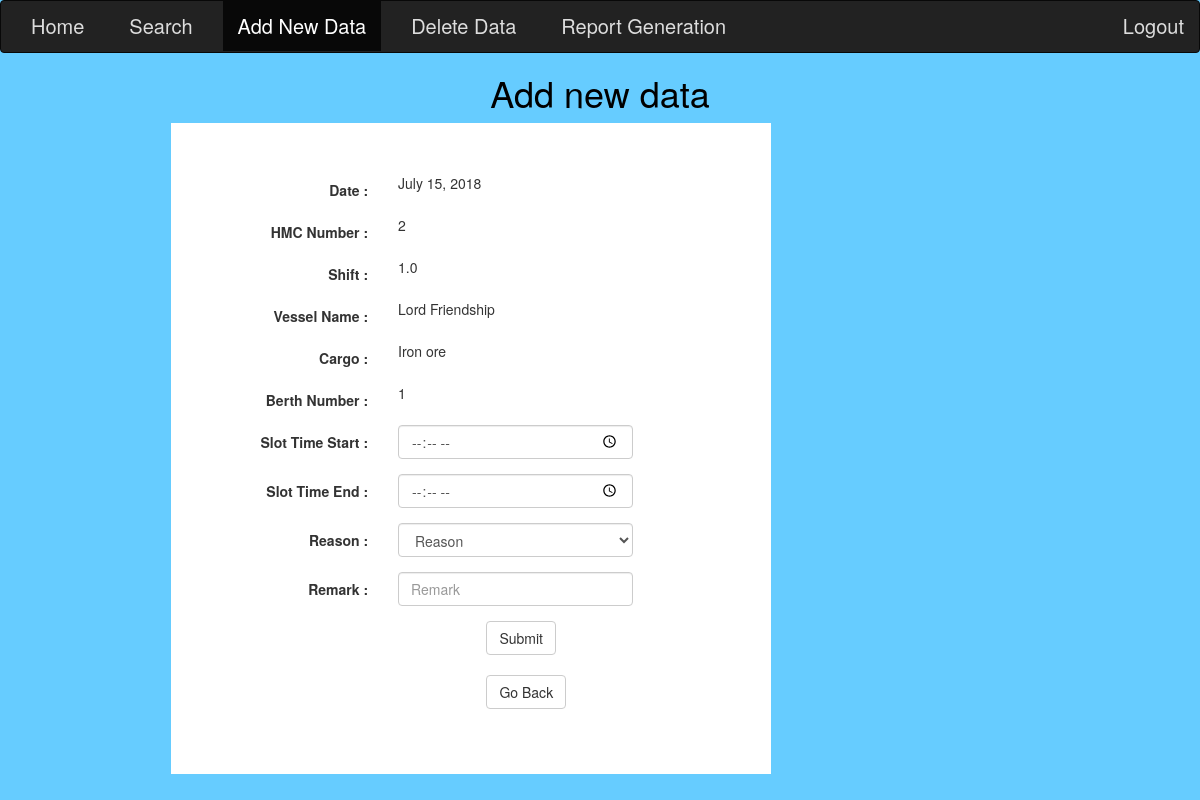
The page /main/add_slot/36/ (signed in) on the database its author committed.
### report/models.py (models this page shows, shortened)
class Shift(models.Model):
    date = models.ForeignKey(Date, on_delete = models.CASCADE)
    hmc_number = models.IntegerField(default = 1)
    shift = models.FloatField(default = 1)
    diesel_start_percentage = models.FloatField(default = 100)
    diesel_end_percentage = models.FloatField(default = 0)
    diesel_start_hours = models.FloatField(default = 0)
    diesel_end_hours = models.FloatField(default = 0)
    total_tonnage_or_boxes = models.FloatField(default = 0)
    cycles = models.FloatField(default = 0)
    user =  models.ForeignKey(User , on_delete= models.CASCADE)
    shift_end_flag = models.IntegerField(default = 0) #if it is 0 then shift hasn't been ended

class Date(models.Model):
    date = models.DateField('Date', null = True)

class Vessel(models.Model):
    slot = models.ForeignKey(Slot, on_delete = models.CASCADE)
    vessel_name = models.CharField(default = 'None', max_length = 100)
    vessel_cargo = models.CharField(default = 'None', max_length = 100)
    berth_number = models.IntegerField(default = 1)

### report/views.py (the view)
# urls.py: path('add_slot/<int:shift_id>/', views.add_slot, name = 'add_slot'),
@login_required(login_url = '/account/login/')
def add_slot(request,shift_id):
    if request.user.has_perm('report.add_date'):
        slot_form = SlotForm(request.POST)
        if Shift.objects.filter(id = shift_id):
            shift_data = Shift.objects.filter(id = shift_id)[0]
            slots = shift_data.slot_set.all()
            slot = slots[0]
            vessel = slot.vessel_set.all()[0]
            vessel_cargo_existing = vessel.vessel_cargo
            vessel_name_existing = vessel.vessel_name
            berth_number_existing = vessel.berth_number
        else:
            return render(request, 'message.html',{'message':"Shif doesn't exist. Please select the shift option which has been started and hasn't been ended"})
        if request.method == 'POST' :
            if  slot_form.is_valid():
                time_slot_start = slot_form.cleaned_data['time_slot_start']
                time_slot_stop = slot_form.cleaned_data['time_slot_stop']
                reason = slot_form.cleaned_data['reason']
                remark = slot_form.cleaned_data['remark']
                if shift_data.shift_end_flag == 0:
                    slot_data = Slot(shift = shift_data, time_slot_start = time_slot_start, time_slot_stop = time_slot_stop,
                    reason = reason, remark = remark)
                    slot_data.save()
                    vessel_data = Vessel(
                                    slot = slot_data,
                                    vessel_name = vessel_name_existing,
                                    vessel_cargo = vessel_cargo_existing,
                                    berth_number = berth_number_existing
                                  )
                    vessel_data.save()
                    return render(request,'message.html',{'message':"Entry Saved!!!"})
                else:
                    return render(request,'message.html',{'message':"Shift has already been ended.You can't add data again now."})
        else:
            slot_form = SlotForm()
        return render(request, 'add_slot.html', { 'slot_form': slot_form, 'shift' : shift_data,
            'vessel_name' : vessel_name_existing, 'vessel_cargo' : vessel_cargo_existing, 'berth_number' : berth_number_existing })
    else:
        return render(request,'message.html',{'message':"You don't have permison to add data."})

### report/forms.py
class SlotForm(forms.Form):
    time_slot_start = forms.TimeField(label = "Time Slot Start", required = True);
    time_slot_stop = forms.TimeField(label = "Time Slot Stop", required = True);
    reason = forms.CharField(label = "Reason", required = True);
    remark = forms.CharField(label = "Remark", required = False);

### Templates/add_slot.html (shortened to what this page needs)
<!DOCTYPE html>
<html>
{% load static %}
<head>
  <link rel="stylesheet" href="{% static "bootstrap.min.css" %}" >
</head>
<body>
<nav class="navbar navbar-inverse" style="font-size: 20px;">
  <div class="container-fluid">
    <ul  class="nav navbar-nav" style="margin-bottom: 0px; ">
      <li style="padding-right: 15px"  ><a href="{% url 'main' %}">Home</a></li>
       <li style="padding-right: 15px" > <a href="{% url 'search' %}">Search</a></li>
        <li style="padding-right: 15px" class="active"><a href="{% url 'add_options' %}">Add New Data</a></li>
        <li style="padding-right: 15px"><a href="{% url 'delete' %}">Delete Data</a></li>
        <li style="padding-right: 15px"><a href="{% url 'report_options' %}">Report Generation</a></li>
    </ul>
    <ul class="nav navbar-nav navbar-right">
      <li><a href="{% url 'logout' %}"><span class="glyphicon glyphicon-log-out"></span> Logout</a></li>
    </ul>
  </div>
</nav>
<h1 id="title">Add new data</h1>
  <div class="container1">
  <div></div>
 <div class="data">
 <form class="form-horizontal" action="" , method="post" onsubmit="return confirmation();">
    <div id="form" style="padding: 50px;">
    <div class="form-group">
      <label class="control-label col-sm-4" for="email">Date :</label>
      <div class="col-sm-6">
        <div>  {{ shift.date.date }}  </div>
      </div>
    </div>
    <div class="form-group">
      <label class="control-label col-sm-4" >HMC Number :</label>
      <div class="col-sm-6">
        <div>  {{ shift.hmc_number }}  </div>
      </div>
    </div>
    <div class="form-group">
      <label class="control-label col-sm-4" >Shift :</label>
      <div class="col-sm-6">
        <div>  {{ shift.shift }}  </div>
      </div>
    </div>
    <div class="form-group">
      <label class="control-label col-sm-4" >Vessel Name :</label>
      <div class="col-sm-6">
                <div>  {{ vessel_name }}  </div>
      </div>
    </div>
    <div class="form-group">
      <label class="control-label col-sm-4" >Cargo :</label>
      <div class="col-sm-6">
                <div>  {{ vessel_cargo }}  </div>
      </div>
    </div>
    <div class="form-group">
      <label class="control-label col-sm-4" >Berth Number : </label>
      <div class="col-sm-6">
                <div>  {{ berth_number }}  </div>
      </div>
    </div>
    <div class="form-group">
        <label class="control-label col-sm-4" > Slot Time Start :</label>
        <div class="col-sm-6">
          <input type="time" class="form-control" id="time_slot_start" placeholder="Slot Time Start" name="time_slot_start" min="0:00" max="24:00" required>
        </div>
      </div>
    <div class="form-group">
        <label class="control-label col-sm-4" >Slot Time End :</label>
        <div class="col-sm-6">
          <input type="time" class="form-control" id="time_slot_stop" placeholder="Slot Time End " name="time_slot_stop" min="0:00" max="24:00" required>
        </div>
      </div>
    <div class="form-group">
        <label class="control-label col-sm-4" > Reason :</label>
        <div class="col-sm-6">
          <select type="button" class="form-control" id="dropdown" id="reason" placeholder="Reason" name="reason" required>
                    <option value="">Reason</option>
            </select>
        </div>
      </div>
    <div class="form-group">
      <label class="control-label col-sm-4" > Remark :</label>
      <div class="col-sm-6">
        <input type="text" class="form-control" id="remark" placeholder="Remark" name="remark" style="height: 200%;" required>
      </div>
    </div>
 <div class="form-group">
      <div class="col-sm-offset-6 col-sm-6">
          <button type="submit" class="btn btn-default">Submit</button>
  <br><br>
          <button class="btn btn-default"  onclick="goBack()">Go Back</button>
      </div>
    </div>
    </div>
</form>
</div>
</div>
</body>
</html>

### Templates/add_slot.html (style rules this page uses)
body { background-color: #66CCFF; }
.navbar-inverse { margin-bottom: px; }
h1 { color: black; font-style: bold; text-align: center; }
.navbar-inverse .navbar-nav > li > a { color: #ddd; }
.container1 { float: center; display: grid; grid-template-columns: 2fr 7fr 3fr 2fr; width: 100%; }
.data { background-color: white; }

### rows shown on the page
Shift: date "July 15, 2018", hmc_number "2", shift "1.0"
Vessel: vessel_name "Lord Friendship", vessel_cargo "Iron ore"

### other values the page prints
{{ berth_number }} "1"
